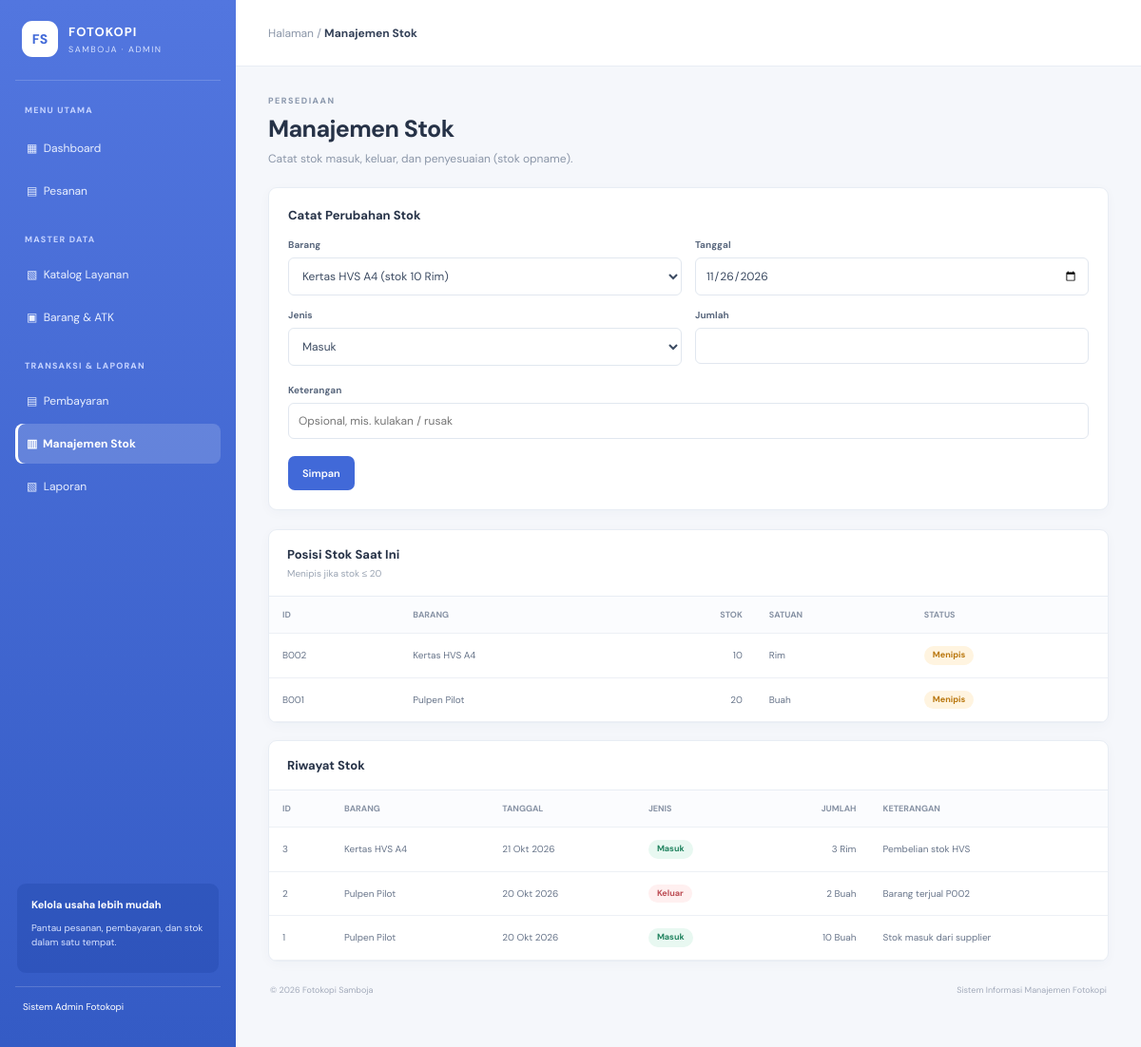
Page /index.php?page=stok on the earlier database version.
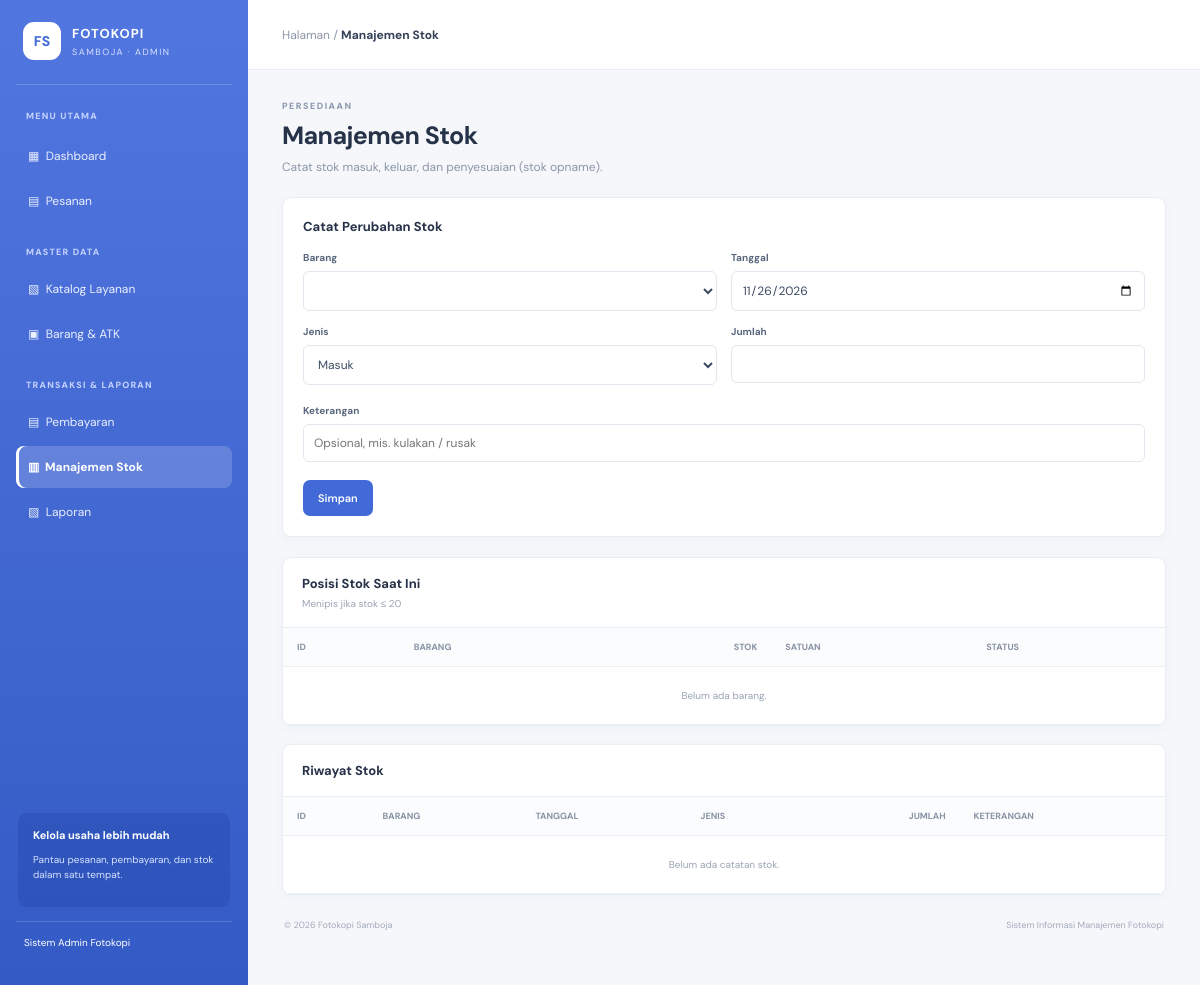
Same page on the later database version.
### tables this page shows
CREATE TABLE barang (
    id_barang VARCHAR(10) PRIMARY KEY,
    nama_barang VARCHAR(100) NOT NULL,
    satuan VARCHAR(20) NOT NULL,
    harga_jual DECIMAL(12,2) NOT NULL DEFAULT 0,
    stok_tersedia INT NOT NULL DEFAULT 0,
    CONSTRAINT chk_harga_barang CHECK (harga_jual >= 0),
    CONSTRAINT chk_stok_barang CHECK (stok_tersedia >= 0)
);

CREATE TABLE pencatatan_stok (
    id_pencatatan INT AUTO_INCREMENT PRIMARY KEY,
    id_barang VARCHAR(10) NOT NULL,
    tanggal_pencatatan DATE NOT NULL,
    jenis_transaksi ENUM('Masuk','Keluar','Penyesuaian') NOT NULL,
    jumlah INT NOT NULL,
    keterangan VARCHAR(255),

    CONSTRAINT fk_stok_barang
        FOREIGN KEY (id_barang)
        REFERENCES barang(id_barang),

    CONSTRAINT chk_jumlah_stok CHECK (jumlah > 0)
);

### app/controllers/StockController.php (called while the page is built, shortened)
<?php
require_once __DIR__ . '/../models/Store.php';
class StockController
{
    public function index(?string $error = null, array $old = [])
    {
        $m = new Store();
        $rows     = $m->list('stok');
        $products = $m->list('barang');
        require __DIR__ . '/../views/stok/index.php';
    }
}

### config/database.php (called while the page is built)
<?php
return [
    'host'    => 'localhost',
    'port'    => 3306,
    'dbname'  => 'db_fotokopi_samboja',
    'user'    => 'root',
    'pass'    => '',
    'charset' => 'utf8mb4',
];

### app/core/Database.php (called while the page is built, shortened)
<?php
final class Database
{
    private static ?PDO $pdo = null;
    public static function connection(): PDO
    {
        $c = require __DIR__ . '/../../config/database.php';
        $dsn = sprintf(
            'mysql:host=%s;port=%d;dbname=%s;charset=%s',
            $c['host'],
            $c['port'],
            $c['dbname'],
            $c['charset']
        );
        try {
            self::$pdo = new PDO($dsn, $c['user'], $c['pass'], [
                PDO::ATTR_ERRMODE            => PDO::ERRMODE_EXCEPTION,
                PDO::ATTR_DEFAULT_FETCH_MODE => PDO::FETCH_ASSOC,
                PDO::ATTR_EMULATE_PREPARES   => false,
            ]);
        } catch (PDOException $e) {
            throw new RuntimeException(
                'Tidak dapat terhubung ke database. Pastikan MySQL menyala, '
                . 'database sudah diimpor, dan kredensial di config/database.php benar.',
                0,
                $e
            );
        }
        return self::$pdo;
    }
}

### app/models/Store.php (called while the page is built, shortened)
<?php
require_once __DIR__ . '/BaseModel.php';
class Store extends BaseModel
{
    public function list(string $type): array
    {
        $q = [
            'layanan' => 'SELECT * FROM layanan ORDER BY nama_layanan',
            'barang' => 'SELECT * FROM barang ORDER BY nama_barang',
            'pembayaran' => '
                SELECT b.*, p.nama_pelanggan
                FROM pembayaran b
                JOIN pesanan p ON p.id_pesanan = b.id_pesanan
                ORDER BY b.tanggal_bayar DESC, b.id_pembayaran DESC',
            'stok' => '
                SELECT s.*, b.nama_barang, b.satuan
                FROM pencatatan_stok s
                JOIN barang b ON b.id_barang = s.id_barang
                ORDER BY s.tanggal_pencatatan DESC, s.id_pencatatan DESC',
        ];
        return $this->rows($q[$type]);
    }
}

### app/models/BaseModel.php (called while the page is built, shortened)
<?php
require_once __DIR__ . '/../core/Database.php';
class BaseModel
{
    protected PDO $db;
    public function __construct()
    {
        $this->db = Database::connection();
    }
    protected function run(string $sql, array $params = []): PDOStatement
    {
        $s = $this->db->prepare($sql);
        $s->execute($params);
        return $s;
    }
    protected function rows(string $sql, array $params = []): array
    {
        return $this->run($sql, $params)->fetchAll();
    }
}

### app/views/stok/index.php (the view, shortened to what the changed rows need)
<?php require __DIR__ . '/../layouts/header.php'; ?>
<div class="page-heading">
    <div>
        <p class="eyebrow">PERSEDIAAN</p>
        <h1>Manajemen Stok</h1>
        <p class="subheading">Catat stok masuk, keluar, dan penyesuaian (stok opname).</p>
    </div>
</div>
<form class="panel form" method="post" action="index.php?page=stok&action=store">
    <h2>Catat Perubahan Stok</h2>
    <div class="form-grid">
        <label>
            Barang
            <select name="id_barang">
                <?php foreach ($products as $p): ?>
                    <option value="<?= e($p['id_barang']) ?>"
                            <?= ($old['id_barang'] ?? '') === $p['id_barang'] ? 'selected' : '' ?>>
                        <?= e($p['nama_barang'] . ' (stok ' . $p['stok_tersedia'] . ' ' . $p['satuan'] . ')') ?>
                    </option>
                <?php endforeach; ?>
            </select>
        </label>
        <label>
            Tanggal
            <input type="date" name="tanggal_pencatatan" required
                   value="<?= e($old['tanggal_pencatatan'] ?? date('Y-m-d')) ?>">
        </label>
        <label>
            Jenis
            <select name="jenis_transaksi" id="jenis">
                <?php foreach (Store::JENIS_STOK as $j): ?>
                    <option <?= ($old['jenis_transaksi'] ?? '') === $j ? 'selected' : '' ?>><?= e($j) ?></option>
                <?php endforeach; ?>
            </select>
        </label>
        <label>
            <span id="jumlahLabel">Jumlah</span>
            <input type="number" name="jumlah" id="jumlah" min="1" step="1" required
                   value="<?= e($old['jumlah'] ?? '') ?>">
        </label>
        <label class="wide">
            Keterangan
            <input name="keterangan" maxlength="200" placeholder="Opsional, mis. kulakan / rusak"
                   value="<?= e($old['keterangan'] ?? '') ?>">
        </label>
    </div>
    <button class="button primary">Simpan</button>
</form>
<section class="panel space">
    <div class="panel-head">
        <div>
            <h2>Posisi Stok Saat Ini</h2>
            <small>Menipis jika stok ≤ <?= LOW_STOCK_LIMIT ?></small>
        </div>
    </div>
    <div class="table-wrap">
        <table>
            <thead>
                <tr>
                    <th>ID</th>
                    <th>Barang</th>
                    <th class="num">Stok</th>
                    <th>Satuan</th>
                    <th>Status</th>
                </tr>
            </thead>
            <tbody>
                <?php foreach ($products as $p): ?>
                    <?php
                    $stok = (int) $p['stok_tersedia'];
                    $st   = $stok <= 0 ? 'Habis' : ($stok <= LOW_STOCK_LIMIT ? 'Menipis' : 'Aman');
                    ?>
                    <tr>
                        <td><?= e($p['id_barang']) ?></td>
                        <td><?= e($p['nama_barang']) ?></td>
                        <td class="num"><?= $stok ?></td>
                        <td><?= e($p['satuan']) ?></td>
                        <td><?= badge($st) ?></td>
                    </tr>
                <?php endforeach; ?>
                <?php if (!$products): ?>
                    <tr><td colspan="5" class="empty">Belum ada barang.</td></tr>
                <?php endif; ?>
            </tbody>
        </table>
    </div>
</section>
<section class="panel space">
    <div class="panel-head">
        <h2>Riwayat Stok</h2>
    </div>
    <div class="table-wrap">
        <table>
            <thead>
                <tr>
                    <th>ID</th>
                    <th>Barang</th>
                    <th>Tanggal</th>
                    <th>Jenis</th>
                    <th class="num">Jumlah</th>
                    <th>Keterangan</th>
                </tr>
            </thead>
            <tbody>
                <?php foreach ($rows as $r): ?>
                    <tr>
                        <td><?= (int) $r['id_pencatatan'] ?></td>
                        <td><?= e($r['nama_barang']) ?></td>
                        <td><?= e(tgl($r['tanggal_pencatatan'])) ?></td>
                        <td><?= badge($r['jenis_transaksi']) ?></td>
                        <td class="num"><?= (int) $r['jumlah'] ?> <?= e($r['satuan']) ?></td>
                        <td><?= e($r['keterangan'] ?? '') ?></td>
                    </tr>
                <?php endforeach; ?>
                <?php if (!$rows): ?>
                    <tr><td colspan="6" class="empty">Belum ada catatan stok.</td></tr>
                <?php endif; ?>
            </tbody>
        </table>
    </div>
</section>
<?php require __DIR__ . '/../layouts/footer.php'; ?>

### app/helpers.php (shortened to what the changed rows need)
<?php
function e($v): string
{
    return htmlspecialchars((string) $v, ENT_QUOTES | ENT_SUBSTITUTE, 'UTF-8');
}
function tgl(?string $d): string
{
    $t = strtotime($d);
    $bulan = [
        1 => 'Jan', 'Feb', 'Mar', 'Apr', 'Mei', 'Jun',
        'Jul', 'Agu', 'Sep', 'Okt', 'Nov', 'Des',
    ];
    return date('j', $t) . ' ' . $bulan[(int) date('n', $t)] . ' ' . date('Y', $t);
}
function badge(?string $text): string
{
    $map = [
        'Diproses'    => 'warn',
        'Selesai'     => 'info',
        'Diambil'     => 'ok',
        'Belum Bayar' => 'danger',
        'DP'          => 'warn',
        'Lunas'       => 'ok',
        'Masuk'       => 'ok',
        'Keluar'      => 'danger',
        'Penyesuaian' => 'info',
        'Tunai'       => 'muted',
        'QRIS'        => 'info',
        'Aman'        => 'ok',
        'Menipis'     => 'warn',
        'Habis'       => 'danger',
    ];
    $text = (string) $text;
    return '<span class="badge badge-' . ($map[$text] ?? 'muted') . '">'
        . e($text) . '</span>';
}

Differences in the rows shown:
removed barang: id_barang "B002", nama_barang "Kertas HVS A4", stok_tersedia "10", satuan "Rim", stok_tersedia "Menipis"
removed barang: id_barang "B001", nama_barang "Pulpen Pilot", stok_tersedia "20", satuan "Buah", stok_tersedia "Menipis"
removed pencatatan_stok: id_pencatatan "3", id_barang.nama_barang "Kertas HVS A4", tanggal_pencatatan "21 Okt 2026", jenis_transaksi "Masuk", jumlah "3", id_barang.satuan "Rim", keterangan "Pembelian stok HVS"
removed pencatatan_stok: id_pencatatan "2", id_barang.nama_barang "Pulpen Pilot", tanggal_pencatatan "20 Okt 2026", jenis_transaksi "Keluar", jumlah "2", id_barang.satuan "Buah", keterangan "Barang terjual P002"
removed pencatatan_stok: id_pencatatan "1", id_barang.nama_barang "Pulpen Pilot", tanggal_pencatatan "20 Okt 2026", jenis_transaksi "Masuk", jumlah "10", id_barang.satuan "Buah", keterangan "Stok masuk dari supplier"
Other differences:
form field id_barang: "Kertas HVS A4 (stok 10 Rim)" → (not shown)
text now shown: "Belum ada barang. Belum ada catatan stok."
